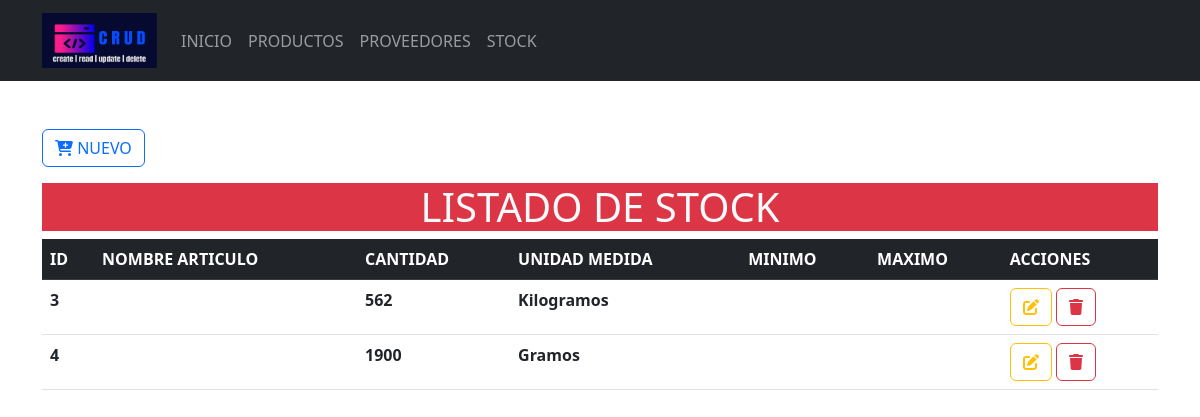
The page /Formularios/stock/index.php on the database its author committed.
### tables this page shows
CREATE TABLE `stock` (
  `idStock` int(10) NOT NULL,
  `cantidad` varchar(50) NOT NULL,
  `medida` varchar(50) NOT NULL
);

### Formularios/stock/index.php (the view, shortened to what this page needs)
<?php
include_once("../../config/conexion.php")
?>
<!doctype html>
<html lang="es">
<head>
    <link rel="stylesheet" href="<?php echo base_url; ?>css/bootstrap.min.css">
<body>
    <header>
        <nav class="navbar navbar-expand-lg bg-dark" data-bs-theme="dark">
            <div class="container">
                <a class="navbar-brand" href="<?php echo base_url; ?>">
                    <img src="<?php echo base_url; ?>img/logo.png" alt="logo" height="55" width="115">
                </a>
                <div class="collapse navbar-collapse" id="mi-menu">
                    <ul class="navbar-nav">
                        <li class="nav-item">
                            <a class="nav-link" href="<?php echo base_url; ?>">INICIO</a>
                        </li>
                        <li class="nav-item">
                            <a class="nav-link" href="<?php echo base_url; ?>Formularios/productos/index.php">PRODUCTOS</a>
                        </li>
                        <li class="nav-item">
                            <a class="nav-link" href="<?php echo base_url; ?>Formularios/proveedores/index.php">PROVEEDORES</a>
                        </li>
                        <li class="nav-item">
                            <a class="nav-link" href="<?php echo base_url; ?>Formularios/stock/index.php">STOCK</a>
                        </li>
                    </ul>
                </div>
            </div>
        </nav>
    </header>
    <div class="container-lg mt-5">
        <a href="crear.php" type="button" class="btn btn-outline-primary mb-3">
            <i class="fa-solid fa-cart-plus fa-beat"></i>
            NUEVO
        </a>
        <h1 class="text-center bg-danger text-light ">LISTADO DE STOCK</h1>
        <div class="table-responsive-sm">
            <table class="table table-hover">
                <thead class="table-dark">
                    <tr>
                        <th scope="col">ID</th>
                        <th scope="col">NOMBRE ARTICULO</th>
                        <th scope="col">CANTIDAD</th>
                        <th scope="col">UNIDAD MEDIDA</th>
                        <th scope="col">MINIMO</th>
                        <th scope="col">MAXIMO</th>
                        <th scope="col">ACCIONES</th>
                    </tr>
                </thead>
                <tbody>
                    <?php
                    $sql = $conexion->query("SELECT * FROM stock");
                    while ($resultado = $sql->fetch_assoc()) {
                    ?>
                        <tr>
                            <th scope="row"><?php echo $resultado['idStock'] ?></th>
                            <th scope="row"><?php echo $resultado['nombreArticulo'] ?></th>
                            <th scope="row"><?php echo $resultado['cantidad'] ?></th>
                            <th scope="row"><?php echo $resultado['medida'] ?></th>
                            <th scope="row"><?php echo $resultado['minimo'] ?></th>
                            <th scope="row"><?php echo $resultado['maximo'] ?></th>
                            <th scope="row">
                                <a href="<?php echo base_url; ?>Formularios/stock/actualizar.php?Id=<?php echo $resultado['idStock'] ?>" class="btn btn-outline-warning">
                                    <i class="fa-solid fa-pen-to-square fa-beat"></i>
                                </a>
                                <a href="<?php echo base_url; ?>CRUDM/eliminarDatos.php?Id=<?php echo $resultado['idStock'] ?>" class="btn btn-outline-danger">
                                    <i class="fa-solid fa-trash fa-beat"></i>
                                </a>
                            </th>
                        </tr>
                    <?php
                    }
                    ?>
                </tbody>
            </table>
        </div>
    </div>
</body>
</html>

### rows shown on the page
stock: idStock "3", cantidad "562", medida "Kilogramos"
stock: idStock "4", cantidad "1900", medida "Gramos"
